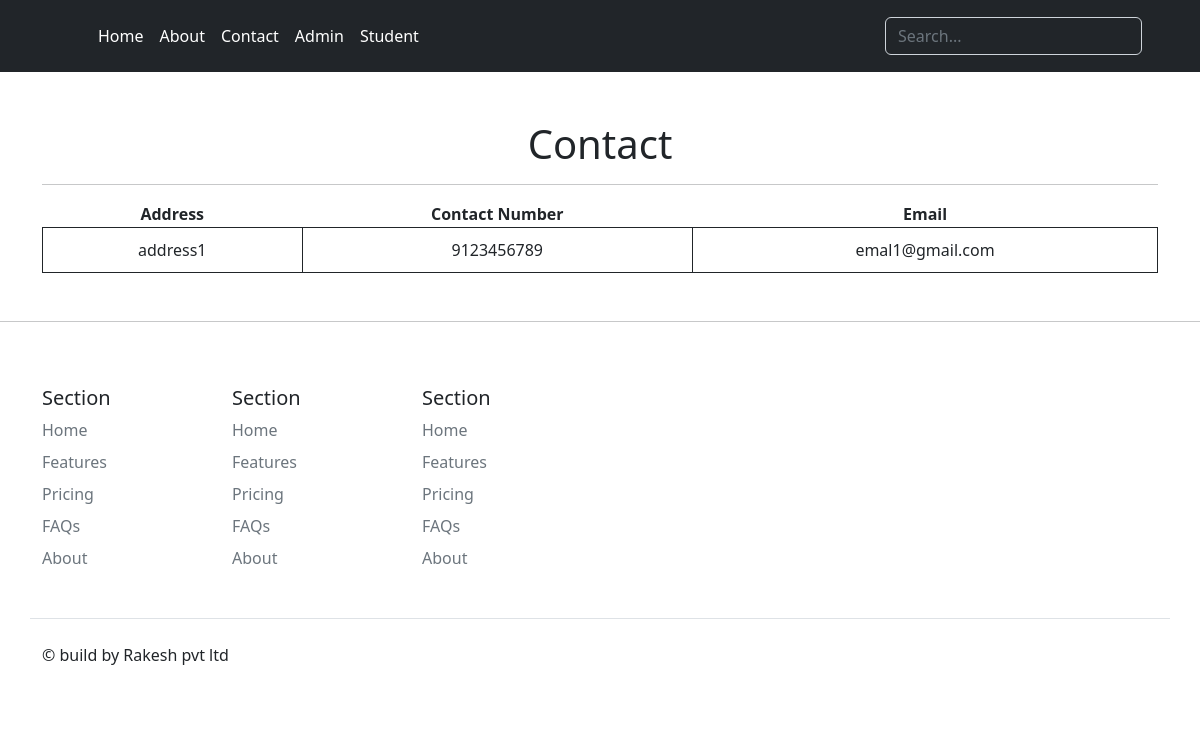
Page /contact/ on the committed database.
### main/models.py (models this page shows, shortened)
class ContactPage(models.Model):
    address = models.TextField()
    contact_num = models.IntegerField()
    email = models.EmailField()

### main/views.py (the view)
# urls.py: path('contact/', views.contact, name="contact"),
def contact(request):
    contact_text = ContactPage.objects.all()
    data = {"contactDetails": contact_text}
    return render(request, 'contact.html', data)

### main/templates/contact.html (shortened to what this page needs)
{% extends 'base.html' %}
{% block body %}
    <div class="container w-100 my-5">
        <h1 class="text-center">Contact</h1>
        <hr>
        <table>
            <tr>
                <th>
                    Address
                </th>
                <th>
                    Contact Number
                </th>
                <th>
                    Email
                </th>
            </tr>
            <tr>
                <td>
                    {{contactDetails.first.address}}
                </td>
                <td>
                    {{contactDetails.first.contact_num}}
                </td>
                <td>
                    {{contactDetails.first.email}}
                </td>
            </tr>
        </table>
    </div>
    <hr>
{% endblock %}

### main/templates/contact.html (style rules this page uses)
table { width: 100%; }
table th { text-align: center; }
table td { text-align: center; padding: 10px; border: 1px solid; }

### rows in the picture
ContactPage: first.address "address1", first.contact_num "9123456789", first.email "emal1@gmail.com"
